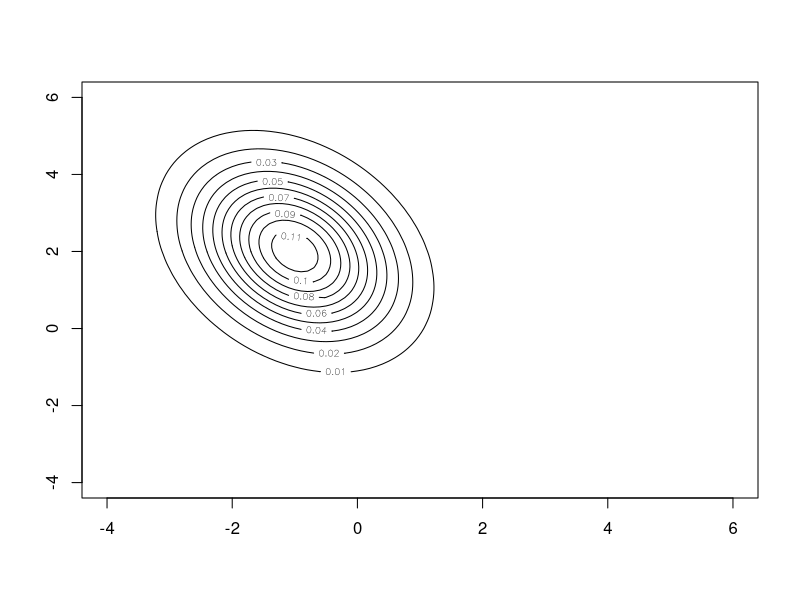
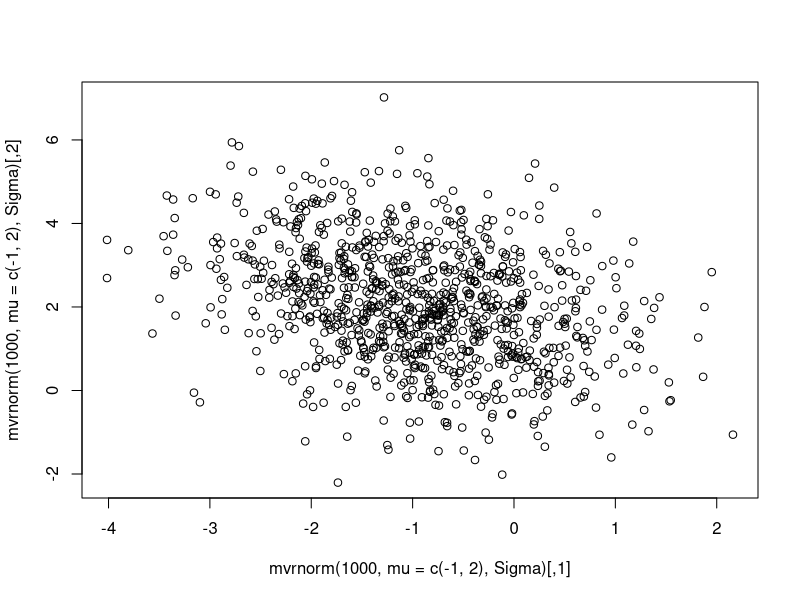

These figures' R source, in order: (Note: a time limit stopped this script after it produced the figures.)
## ---- chunk 1
library(dplyr)
knitr::opts_chunk$set(echo = TRUE)
## ---- chunk 2
# Method 1
xa <- rbinom(n = 1000000, size = 12, prob = 0.2)
paste(round(mean(xa),2), round(sd(xa),2), "are mean and standard deviation")
# Method 2
n= 12
p= 0.2
expected_value <- n*p
standard_deviation <- sqrt(expected_value*0.8)
paste(round(expected_value,2), round(standard_deviation,2),"are mean and standard deviation")
# Method 3
xa_seq <- lapply(1:1000000, function(x) 
  sum(sample(x = c(0,1),size = 12, replace = TRUE, prob = c(0.8,0.2))))
xa_seq2 <- c()
for (i in 1:10000){
  xa_seq2[i] <- xa_seq[[i]]}
paste(round(mean(xa_seq2),2), round(sd(xa_seq2),2),"are mean and standard deviation")
## ---- chunk 3
# Method 1
xb <- rexp(n = 1000000, rate = 0.03)
paste(round(mean(xb),3), round(sd(xb),3), "are mean and standard deviation")
# Method 2
expected_value <- 1/0.03
standard_deviation <- sqrt(1/(0.03^2)) 
paste(round(expected_value,3), round(standard_deviation,3),"are mean and standard deviation")
## ---- chunk 4
# Method 1
xc <- rpois(n = 1000000,lambda = 0.4*20)
paste(round(mean(xc),3), round(sd(xc),3), "are mean and standard deviation")
# Method 2
expected_value <- 0.4*20
standard_deviation <- sqrt(0.4*20)
paste(round(expected_value,3), round(standard_deviation,3),"are mean and standard deviation")
## ---- chunk 5
# Method 1
xd <- runif(n = 1000000,min = 0, max = 6)
paste(round(mean(xd),3), round(sd(xd),3), "are mean and standard deviation")
# Method 2
expected_value <- (0+6)/2
standard_deviation <- sqrt((1/12)*(6**2))
paste(round(expected_value,3), round(standard_deviation,3),"are mean and standard deviation")
## ---- chunk 6
p_a <- 0.3*0.8
p_b <- 0.6*0.9
exp_a <- 0.3*0.8*(9000000) -500000
exp_b <- 0.6*0.9*(5000000 -0.3*2000000) - 500000
paste(exp_a,",", exp_b, "are expected values for option a and b respectively")
paste("In respect to expected values calculated, option b seems more likely to succeed")
## ---- chunk 7
expected_value_a <- mean(sample(x=c(0,1),size = 1000000,replace = TRUE,
                                prob = c(0.76,0.24))*
                           rexp(n = 1000000,rate=1/9000000))-500000

expected_value_b <- mean(sample(x=c(0,1),size = 1000000,replace = TRUE,
                                prob = c(0.46,0.54))*runif(n =1000000,min=2000000,max=8000000) -
                           sample(x=c(0,1),size=1000000,replace=TRUE,prob=c(0.838,0.162))*
                           runif(n = 1000000,min = 1000000,max = 3000000)) - 500000

paste(round(expected_value_a,2), round(expected_value_b,2),"are expected values for option a and b respectively")

percent_a <- mean(sample(x=c(0,1),size = 1000000,replace = TRUE,prob = c(0.76,0.24))*
                           rexp(n = 1000000,rate=1/9000000) > 500000)

percent_b <- mean((sample(x=c(0,1),size = 1000000,replace = TRUE,prob = c(0.46,0.54))*
                           runif(n =1000000,min=2000000,max=8000000) -
                           sample(x=c(0,1),size=1000000,replace=TRUE,prob=c(0.838,0.162))*
                           runif(n = 1000000,min = 1000000,max = 3000000)) > 500000)

paste(round(percent_a,2), round(percent_b,2),"are the times product 1 and 2 made more money than the cost of development")

## ---- chunk 8
pa_more_pb = mean(sample(x=c(0,1),size = 1000000,replace = TRUE,prob = c(0.76,0.24))*
                           rexp(n = 1000000,rate=1/9000000)>
                 (sample(x=c(0,1),size = 1000000,replace = TRUE,prob = c(0.46,0.54))*
                           runif(n =1000000,min=2000000,max=8000000) -
                           sample(x=c(0,1),size=1000000,replace=TRUE,prob=c(0.838,0.162))*
                           runif(n = 1000000,min = 1000000,max = 3000000)))

paste(round(pa_more_pb,3), "is the times product 1 made more money than product 2")
## ---- chunk 9
percent_a <- mean(sample(x=c(0,1),size = 1000000,replace = TRUE,prob = c(0.76,0.24))*
                           rexp(n = 1000000,rate=1/9000000) > 7000000)

percent_b <- mean((sample(x=c(0,1),size = 1000000,replace = TRUE,prob = c(0.46,0.54))*
                           runif(n =1000000,min=2000000,max=8000000) -
                           sample(x=c(0,1),size=1000000,replace=TRUE,prob=c(0.838,0.162))*
                           runif(n = 1000000,min = 1000000,max = 3000000)) > 7000000)

paste(round(percent_a,3),round(percent_b,3),"are times product 1 and 2 made more than 7 million dollars of revenue")
paste("Thus alternative 1 that is product one is more likely to pay off the loan")
## ---- chunk 10
library(mvtnorm)
library(MASS)
min <- -4
max <- 6
var_x <- 1
var_y <- 2
cor_xy <- -0.3
Sigma <- cbind(c(var_x,cor_xy*sqrt(var_x)*sqrt(var_y)),
               c(cor_xy*sqrt(var_x)*sqrt(var_y),var_y))
x <- seq(min, max, by = 0.1)
y <- seq(min, max, by = 0.1)
z <- matrix(nrow=length(x), ncol=length(y))
co_df <- data.frame('x', 'y', 'z')
for (i in 1:length(x)){
  for (j in 1:length(y)){
    z[i,j] <- dmvnorm(c(x[i],y[j]),c(-1,2),Sigma)
  }
}
contour(x, y, z)

## ---- chunk 11
plot(mvrnorm(1000, mu = c(-1,2), Sigma))
## ---- chunk 12
xc <- mvrnorm(1000000, mu = c(-1,2), Sigma)
expected_x <- mean(xc[,1])
expected_y <- mean(xc[,2])
var_x <- var(xc[,1])
var_y <- var(xc[,2])

expected_x_y <- mean(xc[,1] + xc[,2])
var_x_y <- var(xc[,1] + xc[,2])

cond_x <- c()
for(i in 1:1000000){
  if(xc[i,2] > 2.9 && xc[i,2] < 3.1){
    cond_x = append(cond_x, xc[i,1])
  }
}
cond_xm <- mean(cond_x)

paste("i. E(X)",round(expected_x,3))
paste("ii. E(Y)",round(expected_y,3))

paste("iii. Var(X), Var(Y)",round(var_x,3), round(var_y,3))

paste("iv. E(X+Y), Var(X+Y)",round(expected_x_y,3), round(var_x_y,3))

## ---- chunk 13
paste("v. E(X|Y = 3)", round(cond_xm,3))
## ---- chunk 14
xa = lapply(1:2000, function(x) mean(rexp(100,1/3)))
xa_mean = c()
for (i in 1:2000){
  xa_mean[i] = xa[[i]]
}
## ---- chunk 15
xb_mean = mean(xa_mean)
xb_var = var(xa_mean)
paste(round(xb_mean,3),round(xb_var,3))
## ---- chunk 16
xa = lapply(1:2000, function(x) mean(rexp(100,1/3)))
xa0 = lapply(1:2000, function(x) mean(rexp(1000,1/3)))
xa00 = lapply(1:2000, function(x) mean(rexp(10000,1/3)))
xa000 = lapply(1:2000, function(x) mean(rexp(100000,1/3)))
xa0000 = lapply(1:2000, function(x) mean(rexp(1000000,1/3)))

xa_mean = c()
xa_mean0 = c()
xa_mean00 = c()
xa_mean000 = c()
xa_mean0000 = c()
for (i in 1:2000){
  xa_mean[i] = xa[[i]]
  xa_mean0[i] = xa0[[i]]
  xa_mean00[i] = xa00[[i]]
  xa_mean000[i] = xa000[[i]]
  xa_mean0000[i] = xa0000[[i]]
}

xb_mean = mean(xa_mean)
xb_var = var(xa_mean)

xb_mean0 = mean(xa_mean0)
xb_var0 = var(xa_mean0)

xb_mean00 = mean(xa_mean00)
xb_var00 = var(xa_mean00)

xb_mean000 = mean(xa_mean000)
xb_var000 = var(xa_mean000)

xb_mean0000 = mean(xa_mean0000)
xb_var0000 = var(xa_mean0000)
## ---- chunk 17
paste("For N 100 mean and variance of the sample are", round(xb_mean,3), round(xb_var,3))
paste("For N 1000 mean and variance of the sample are", round(xb_mean0,3), round(xb_var0,3))
paste("For N 10000 mean and variance of the sample are", round(xb_mean00,3), round(xb_var00,3))
paste("For N 100000 mean and variance of the sample are", round(xb_mean000,3), round(xb_var000,3))
paste("For N 1000000 mean and variance of the sample are", round(xb_mean0000,3), round(xb_var0000,3))
## ---- chunk 18
n = c(100,1000,10000,100000,1000000)
var = c(xb_var,xb_var0,xb_var00,xb_var000,xb_var0000)
slope = (log(n[2])- log(n[1]))/(log(var[2])- log(var[1]))
paste("We do seem have a straight line with a negative slope of 45 degrees or slope =", round(slope,3))
plot(log(var), log(n), type = "l")
## ---- chunk 19

xc = lapply(1:2000, function(x) mean(-1/runif(100)))
xc_mean = c()
for (i in 1:2000){
  xc_mean[i] = xc[[i]]
}

## ---- chunk 20
xc1_mean = mean(xc_mean)
xc1_var = var(xc_mean)
paste(round(xc1_mean,3),round(xc1_var,3))
## ---- chunk 21
xa = lapply(1:2000, function(x) mean(-1/runif(100)))
xa0 = lapply(1:2000, function(x) mean(-1/runif(1000)))
xa00 = lapply(1:2000, function(x) mean(-1/runif(10000)))
xa000 = lapply(1:2000, function(x) mean(-1/runif(100000)))
xa0000 = lapply(1:2000, function(x) mean(-1/runif(1000000)))

xa_mean = c()
xa_mean0 = c()
xa_mean00 = c()
xa_mean000 = c()
xa_mean0000 = c()
for (i in 1:2000){
  xa_mean[i] = xa[[i]]
  xa_mean0[i] = xa0[[i]]
  xa_mean00[i] = xa00[[i]]
  xa_mean000[i] = xa000[[i]]
  xa_mean0000[i] = xa0000[[i]]
}

xb_mean = mean(xa_mean)
xb_var = var(xa_mean)

xb_mean0 = mean(xa_mean0)
xb_var0 = var(xa_mean0)

xb_mean00 = mean(xa_mean00)
xb_var00 = var(xa_mean00)

xb_mean000 = mean(xa_mean000)
xb_var000 = var(xa_mean000)

xb_mean0000 = mean(xa_mean0000)
xb_var0000 = var(xa_mean0000)
## ---- chunk 22
paste("For N 100 mean and variance of the sample are", round(xb_mean,3), round(xb_var,3))
paste("For N 1000 mean and variance of the sample are", round(xb_mean0,3), round(xb_var0,3))
paste("For N 10000 mean and variance of the sample are", round(xb_mean00,3), round(xb_var00,3))
paste("For N 100000 mean and variance of the sample are", round(xb_mean000,3), round(xb_var000,3))
paste("For N 1000000 mean and variance of the sample are", round(xb_mean0000,3), round(xb_var0000,3))
